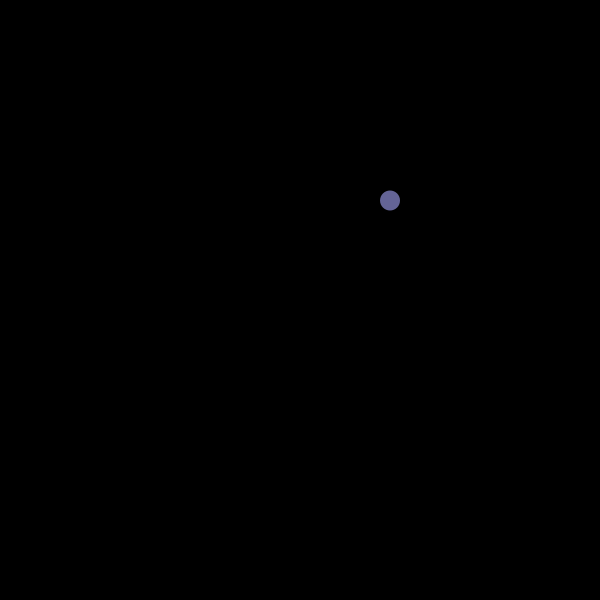
Frame 1 (no input)
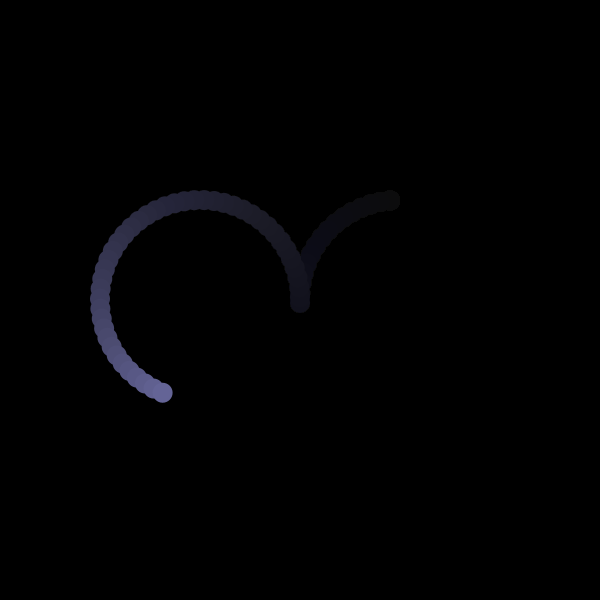
Frame 60 (the mouse pressed at the canvas centre just before this capture)
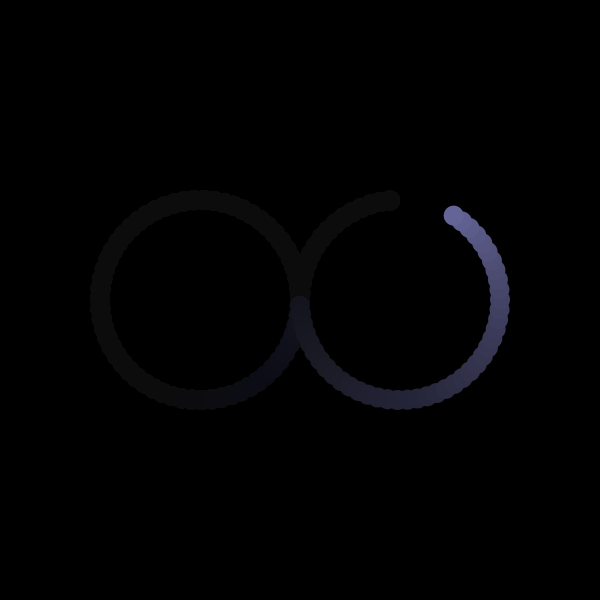
Frame 120 (the mouse held since frame 60 and released just before this capture)

The Processing sketch that drew these frames (run headless with seeded random() and noise(); from frame 60 on, the mouse is pressed at the canvas centre):

// Processing sketch: Spinning_Circles_01C
// ── Spinning_Circles_01C.pde

int w = 600, h = 600;
float x = 0, y = 0;
float rad1 = 20;
float rad2 = 100;
color colBack = color(0, 10);
color colFill = color(100, 100, 150);
boolean visible = false;

void settings() {
  size(w, h);
}


void setup() {
  background(0);
  noStroke();
}


void draw() {
  fill(colBack);
  rect(0, 0, width, height);

  fill(colFill);
  translate(width/3, height/2);
  if (visible) {
    ellipse(sin(x) * rad2, cos(y) * rad2, rad1, rad1);
  }
  x += 0.1;
  y += 0.1;


  if (!visible) {
    translate(width/3, 0);
    ellipse(-sin(x) * rad2, -cos(y) * rad2, rad1, rad1);
  }

  if ((cos(y) * rad2) > -5 && (cos(y) * rad2) < 5) {
    if (sin(x) > 0.5 ) {
      //noLoop();
      visible = !visible;
    }
  }
}
